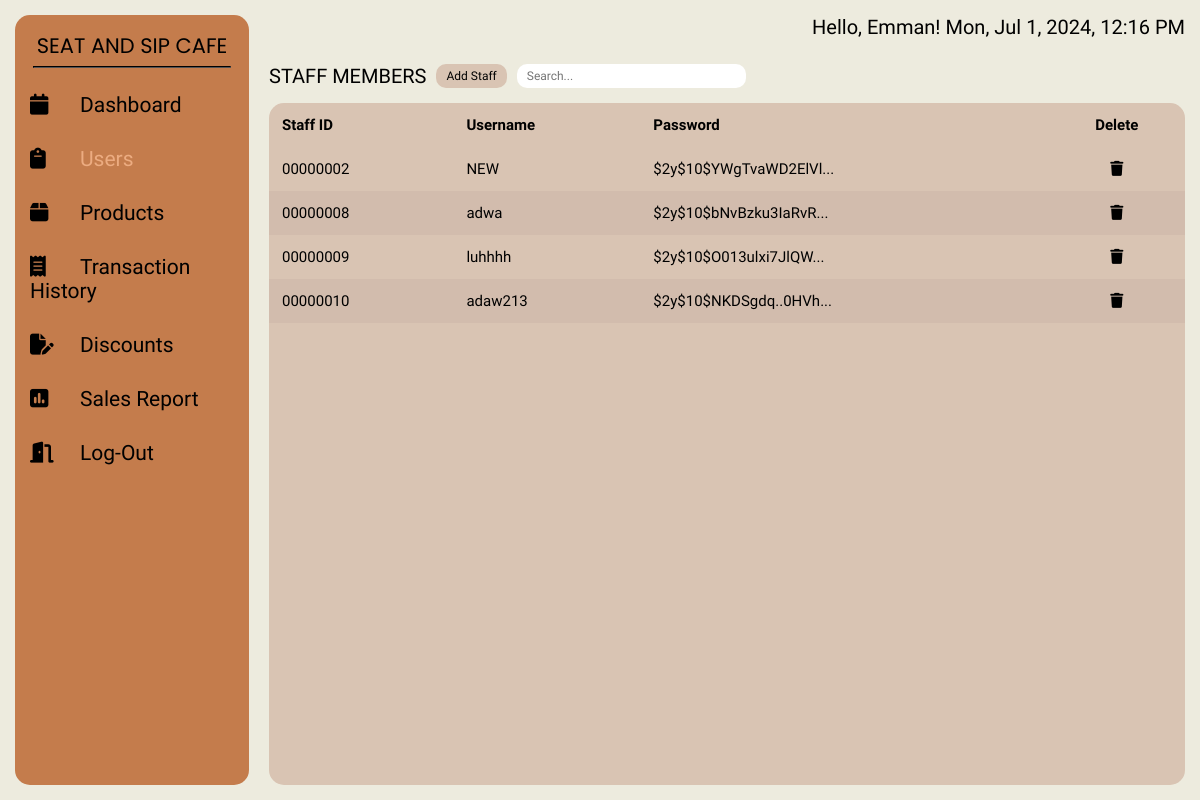
The page /admin/users.php (signed in) on the database its author committed.
### tables this page shows
CREATE TABLE `users` (
  `user_id` int(8) UNSIGNED ZEROFILL NOT NULL,
  `username` varchar(50) NOT NULL,
  `password` varchar(255) NOT NULL,
  `account_type` varchar(50) NOT NULL
);

### config-admin/admin-authentication.php (called while the page is built, shortened)
<?php
    $user = $_SESSION['user'];

### admin/users.php (the view, shortened to what this page needs)
<?php
    require '../config-admin/admin-authentication.php';
?>
<!DOCTYPE html>
<html lang="en">
<head>
    <link rel="stylesheet" href="../styles/users.css">
</head>
<body>
    <div class="wrapper">
        <div class="sidebar">
            <h2>SEAT AND SIP CAFE</h2>
            <hr class="line">
            <nav>
                <ul>
                    <li><a href="dashboard.php" ><i class="fas fa-solid fa-calendar"></i>Dashboard</a></li>
                    <li><a href="users.php" class="current"><i class="fas fa-solid fa-clipboard"></i>Users</a></li>
                    <li><a href="products.php"><i class="fas fa-solid fa-box"></i>Products</a></li>
                    <li><a href="transaction_history.php"><i class="fas fa-solid fa-receipt"></i>Transaction History</a></li>
                    <li><a href="discounts.php"><i class="fas fa-solid fa-file-pen"></i>Discounts</a></li>
                    <li><a href="sales.php"><i class="fas fa-solid fa-square-poll-vertical"></i>Sales Report</a></li>
                    <li><a href="../config/logout.php"><i class="fas fa-solid fa-door-open"></i>Log-Out</a></li>
                </ul>
            </nav>
        </div>
        <div class="main_content">
            <div class="header">
                <div>Hello, <?php Print "$user"?>! <span id='date-time'></span></div>
            </div>
            <div class="info">
                <div class="head">
                    <span class="heading"> STAFF MEMBERS</span>
                    <button id="myBtn" class="add"> Add Staff </button>
                    <input type="text" id="searchInput" placeholder="Search..." class="search">
                </div>
                <div class="body">
                    <table>
                        <thead>
                            <tr>
                                <th>Staff ID</th>
                                <th>Username</th>
                                <th>Password</th>
                                <th class="action">Delete</th>
                            </tr>
                        </thead>
                        <tbody>
                            <?php
                                require("../config/connection.php");
                                $query = mysqli_query($conn, "SELECT * FROM users WHERE account_type ='staff'");
                                while($row = mysqli_fetch_array($query)){
                                    Print "<tr>";
                                        Print "<td data-cell='Staff ID'> " . $row['user_id'] . " </td>";
                                        Print "<td data-cell='Username'> " . $row["username"] . " </td>";
                                        Print "<td data-cell='Password'> " . substr($row["password"], 0, 20) . "...</td>";
                                        Print '<td class="action" data-cell="Delete"><a href="../config-admin/delete_user.php?id='.$row['user_id'].'" onclick="return confirmDelete();"><i class="fa-solid fa-trash"></i></a></td>';
                                    Print "</tr>";
                                }
                            ?>
                        </tbody>
                    </table>
                </div>
            </div>
        </div>
    </div>
</body>
</html>

### styles/users.css (style rules this page uses)
html { font-size: 62.5%; }
* { margin: 0; padding: 0; box-sizing: border-box; list-style: none; text-decoration: none; font-family: Zen Kaku Gothic New, 'Source Sans Pro'; color: black; }
body { background-color: #EDEBDE; }
.wrapper { max-width: 140em; padding: 2rem; display: grid; grid-template-columns: 20% 1fr; gap: 2rem; min-height: 100vh; min-width: 100vw; }
.wrapper .sidebar { background: #C47C4C; padding: 1.5rem 0; border-radius: 1.5rem; }
.wrapper .sidebar h2 { text-align: center; font-size: 2.7rem; font-weight: 400; color: black; font-family: Poppins, 'Source Sans Pro'; text-transform: uppercase; text-align: center; }
hr.line { margin: 5px auto; width: 85%; border-color: black; margin-bottom: 1rem; }
.wrapper .sidebar ul li { padding: 15px; font-size: 2.1rem; font-family: Zen Kaku Gothic Antique, 'Source Sans Pro'; font-weight: 400; }
.wrapper .sidebar ul li a { color: black; display: block; }
.wrapper .sidebar ul li a .fas { width: 50px; }
.wrapper .sidebar .current { color: #ECAC81; }
.wrapper .main_content { width: 100%; display: flex; gap: 1.5rem; flex-direction: column; max-height: calc(100vh - 4rem); }
.wrapper .main_content .header { text-align: right; font-size: 2rem; display: flex; justify-content: space-between; padding: 0 0 1rem 0; }
.wrapper .main_content .header div { margin-left: auto; }
.wrapper .main_content .info { font-size: 2rem; display: grid; gap: 1.5rem; max-height: 100svh; grid-template-rows: auto 1fr; flex: 1; overflow: auto; }
.wrapper .main_content .info .head { display: flex; gap: 1rem; }
.wrapper .main_content .info .add { background: #D9C4B3; padding: 0 1rem; border-radius: 1rem; font-size: 1.2rem; border: none; cursor: pointer; height: 100%; }
.wrapper .main_content .info .search { padding: 0 1rem; border-radius: 1rem; font-size: 1.2rem; border: none; cursor: pointer; height: 100%; width: 25%; }
.wrapper .main_content .info .body { height: 100%; background: #D9C4B3; border-radius: 1.5rem; text-align: left; overflow-y: auto; flex: 1; }
.wrapper .main_content .info .body table { width: 100%; border-collapse: collapse; }
.wrapper .main_content .info .body th, td { font-size: 1.5rem; padding: 1.3rem; }
.wrapper .main_content .info .body tr:nth-of-type(2n) { background: hsla(0, 13%, 52%, 0.1); }
.wrapper .main_content .info .body .action { text-align: center; }
@media screen and (max-width: 1400px) and (min-width: 1150px) { .wrapper { padding: 1.5rem; margin: 0; } }
@media screen and (max-width: 1400px) and (min-width: 1150px) { .wrapper .main_content { max-height: calc(100vh - 3rem); } }
@media screen and (max-width: 1350px) and (min-width: 1000px) { .wrapper .sidebar h2 { font-size: 2.1rem; } }

### rows shown on the page
users: user_id "00000002", username "NEW", password "$2y$10$YWgTvaWD2ElVl"
users: user_id "00000008", username "adwa", password "$2y$10$bNvBzku3IaRvR"
users: user_id "00000009", username "luhhhh", password "$2y$10$O013ulxi7JlQW"
users: user_id "00000010", username "adaw213", password "$2y$10$NKDSgdq..0HVh"

### other values the page prints
$user "Emman"
